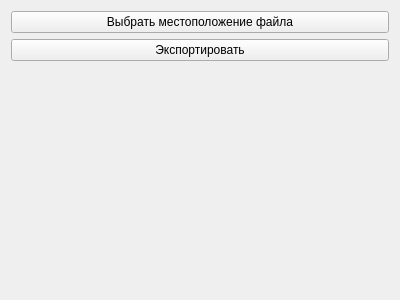
<?xml version="1.0" encoding="UTF-8"?>
<ui version="4.0">
 <class>Form</class>
 <widget class="QWidget" name="Form">
  <property name="geometry">
   <rect>
    <x>0</x>
    <y>0</y>
    <width>400</width>
    <height>300</height>
   </rect>
  </property>
  <property name="windowTitle">
   <string>Экспорт данных</string>
  </property>
  <layout class="QVBoxLayout" name="verticalLayout_2">
   <item>
    <layout class="QVBoxLayout" name="verticalLayout">
     <item>
      <widget class="QPushButton" name="chooseFileButton">
       <property name="text">
        <string>Выбрать местоположение файла</string>
       </property>
      </widget>
     </item>
     <item>
      <widget class="QPushButton" name="exportButton">
       <property name="text">
        <string>Экспортировать</string>
       </property>
      </widget>
     </item>
    </layout>
   </item>
   <item>
    <widget class="QLabel" name="errorField">
     <property name="text">
      <string/>
     </property>
    </widget>
   </item>
  </layout>
 </widget>
 <resources/>
 <connections/>
</ui>
